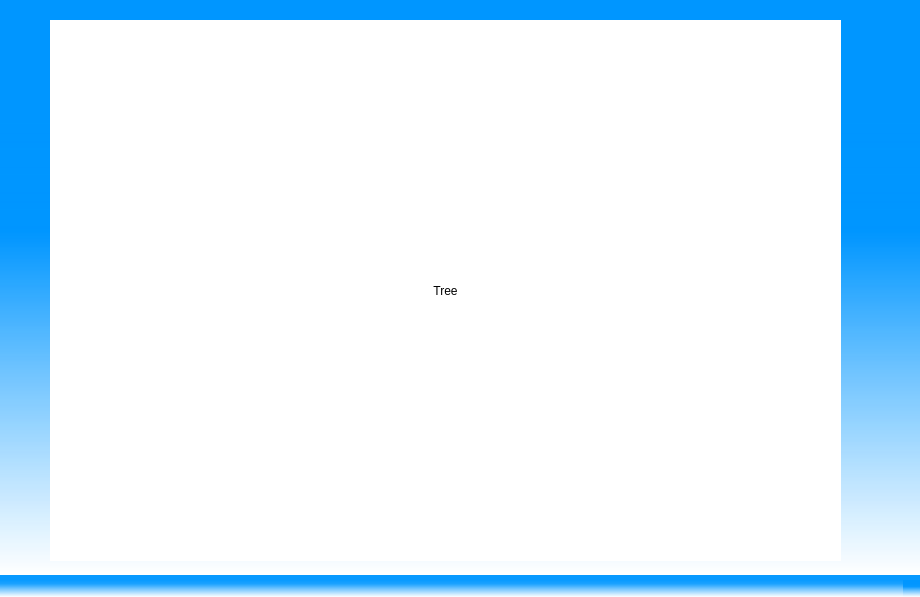
<?xml version="1.0" encoding="UTF-8"?>
<ui version="4.0">
 <class>Tree_window</class>
 <widget class="QMainWindow" name="Tree_window">
  <property name="geometry">
   <rect>
    <x>0</x>
    <y>0</y>
    <width>920</width>
    <height>597</height>
   </rect>
  </property>
  <property name="windowTitle">
   <string>MainWindow</string>
  </property>
  <property name="styleSheet">
   <string notr="true">background-color: qlineargradient(spread:pad, x1:1, y1:0.21, x2:1, y2:1, stop:0 rgba(0, 150, 255, 248), stop:0.243094 rgba(0, 150, 255, 226), stop:1 rgba(255, 255, 255, 255));</string>
  </property>
  <widget class="QWidget" name="centralwidget">
   <widget class="QLabel" name="label">
    <property name="geometry">
     <rect>
      <x>50</x>
      <y>20</y>
      <width>791</width>
      <height>541</height>
     </rect>
    </property>
    <property name="styleSheet">
     <string notr="true">background-color: rgb(255, 255, 255);</string>
    </property>
    <property name="text">
     <string>Tree</string>
    </property>
    <property name="alignment">
     <set>Qt::AlignCenter</set>
    </property>
   </widget>
  </widget>
  <widget class="QStatusBar" name="statusbar"/>
 </widget>
 <resources/>
 <connections/>
</ui>
